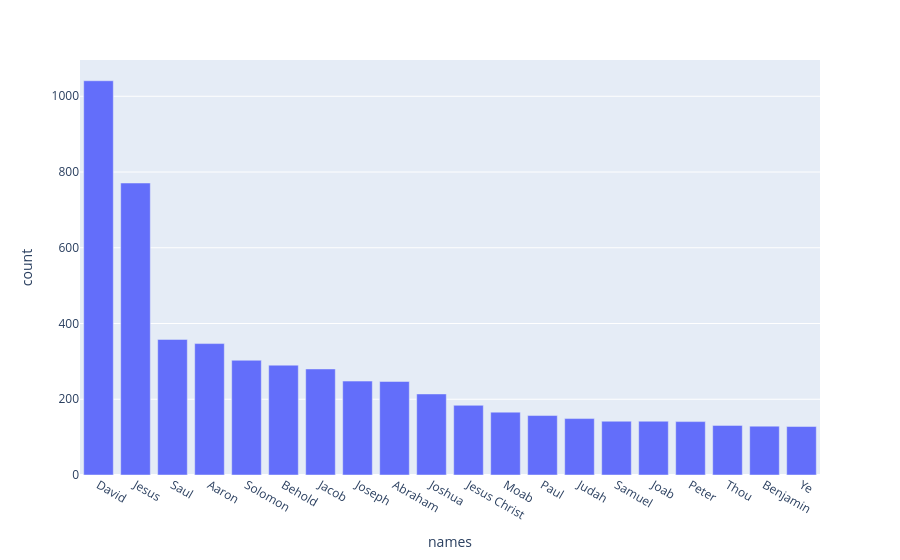

Write notebook code for a chart like this one.
### Code cell
import plotly.express as px
px.bar(bible_names_data,x="names",y="count")

### Figure 1 — Plotly figure (JSON) as saved in the notebook; plotly's stock layout.template omitted (floating-point values rounded to 4 significant figures)
{"data": [{"hovertemplate": "names=%{x}<br>count=%{y}<extra></extra>", "legendgroup": "", "marker": {"color": "#636efa", "pattern": {"shape": ""}}, "name": "", "orientation": "v", "showlegend": false, "textposition": "auto", "type": "bar", "x": ["David", "Jesus", "Saul", "Aaron", "Solomon", "Behold", "Jacob", "Joseph", "Abraham", "Joshua", "Jesus Christ", "Moab", "Paul", "Judah", "Samuel", "Joab", "Peter", "Thou", "Benjamin", "Ye"], "xaxis": "x", "y": [1041, 771, 358, 347, 303, 290, 280, 248, 247, 214, 184, 166, 157, 149, 142, 142, 141, 131, 129, 128], "yaxis": "y"}], "layout": {"barmode": "relative", "legend": {"tracegroupgap": 0}, "margin": {"t": 60}, "xaxis": {"anchor": "y", "domain": [0, 1], "title": {"text": "names"}}, "yaxis": {"anchor": "x", "domain": [0, 1], "title": {"text": "count"}}}}
